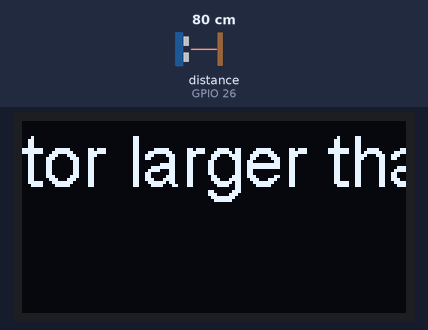
This sketch was run on a simulated ESP32. On the bench: 128×64 one-colour display. Wiring (inferred from the names in the program): ultrasonic range finder: trigger GPIO 25; echo GPIO 26. The inputs (shaded band) are chosen by the test bench; at power-on: distance to the obstacle (sensor on GPIO 26) 80 cm. The echo pulse lasts 58.3 µs per cm; what the sketch prints to the serial monitor is not drawn.

Above: at 1.3 s.
1.4 s: distance to the obstacle (sensor on GPIO 26) set to 2 cm
At 2.6 s:
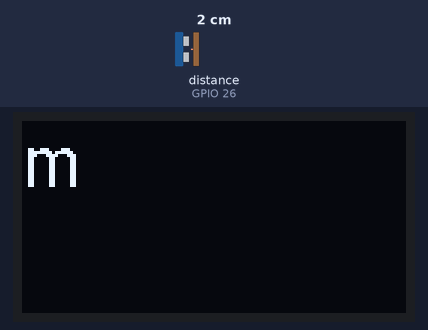
3.0 s: distance to the obstacle (sensor on GPIO 26) set to 4 cm
At 4.2 s:
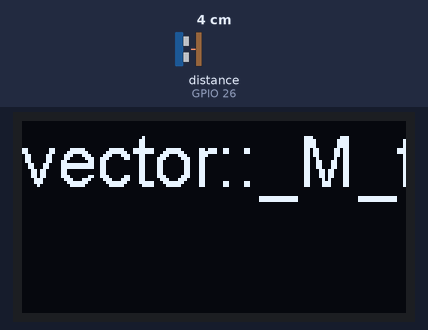
4.6 s: distance to the obstacle (sensor on GPIO 26) set to 9 cm
At 5.8 s:
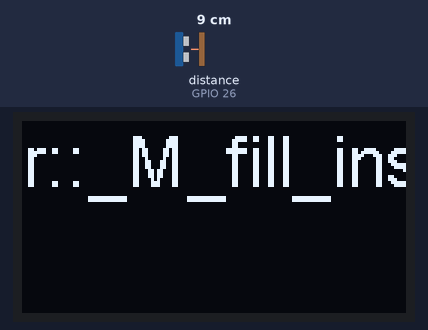
6.1 s: distance to the obstacle (sensor on GPIO 26) set to 18 cm
At 7.4 s:
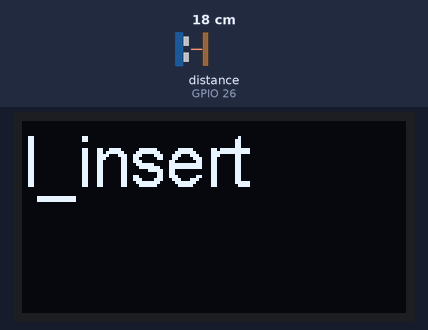
7.7 s: distance to the obstacle (sensor on GPIO 26) set to 35 cm
At 8.9 s:
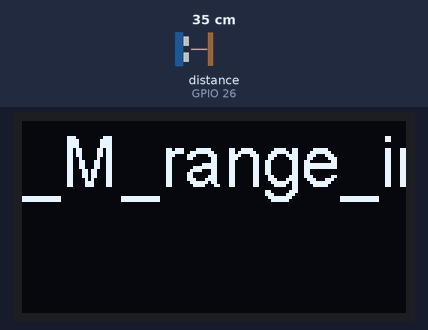
9.2 s: distance to the obstacle (sensor on GPIO 26) set to 60 cm
At 9.8 s:
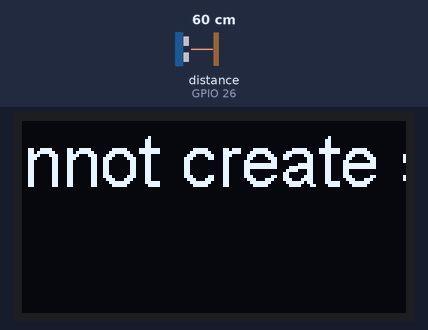
Timing chart, 0 to 11.8 s (numbered marks = the images above; inputs shaded):
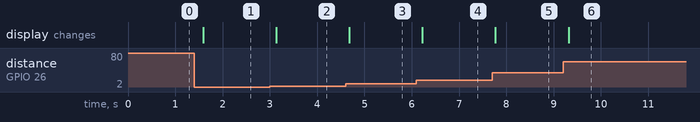

The sketch:

oled.ino
```cpp
#include<Wire.h>
#include "SSD1306.h"

SSD1306 display(0x3c,21,22);
String mystring;
const int trig = 25;
const int echo = 26;

long duration;
int distance;
int count;
void setup() {
  oledinit();
  pinMode(16,INPUT_PULLUP);
  pinMode(trig,OUTPUT);
  pinMode(echo,INPUT);
}

void loop() {
  digitalWrite(trig,LOW);
 delayMicroseconds(2);

 digitalWrite(trig,HIGH);
 delayMicroseconds(10);
 digitalWrite(trig,LOW);

 duration = pulseIn(echo,HIGH);
 distance = duration*0.034/2;

 Serial.print("distance: ");
 Serial.println(distance);
  OLEDUpdate();
  delay(500);
}
void oledinit(){
  display.init();
  display.setFont(ArialMT_Plain_24);
  }
void OLEDUpdate(){
    display.clear();
    mystring = distance+"cm";
    display.drawString(0,0,mystring);
    display.display();
  }
```

Measured:
- after the input at 1.4 s, the display: changes after 0.19 s (image 1)
- after the input at 3.0 s, the display: changes after 0.13 s (image 2)
- after the input at 4.6 s, the display: changes after 0.08 s (image 3)
- after the input at 6.1 s, the display: changes after 0.12 s (image 4)
- after the input at 7.7 s, the display: changes after 0.07 s (image 5)
- after the input at 9.2 s, the display: changes after 0.12 s (image 6)
